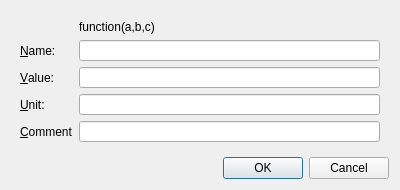
<?xml version="1.0" encoding="UTF-8"?>
<ui version="4.0">
 <class>VarFuncDefDialogClass</class>
 <widget class="QDialog" name="VarFuncDefDialogClass">
  <property name="geometry">
   <rect>
    <x>0</x>
    <y>0</y>
    <width>400</width>
    <height>190</height>
   </rect>
  </property>
  <property name="minimumSize">
   <size>
    <width>400</width>
    <height>190</height>
   </size>
  </property>
  <property name="maximumSize">
   <size>
    <width>400</width>
    <height>190</height>
   </size>
  </property>
  <property name="windowTitle">
   <string>FalconCalc - Define Variables or Functions</string>
  </property>
  <property name="windowIcon">
   <iconset resource="FalconCalcQt.qrc">
    <normaloff>:/FalconCalcQt/Resources/calculator.ico</normaloff>:/FalconCalcQt/Resources/calculator.ico</iconset>
  </property>
  <layout class="QVBoxLayout" name="verticalLayout">
   <item>
    <widget class="QWidget" name="widget" native="true">
     <layout class="QFormLayout" name="formLayout">
      <item row="1" column="0">
       <widget class="QLabel" name="lblName">
        <property name="text">
         <string>&amp;Name:</string>
        </property>
        <property name="buddy">
         <cstring>edtName</cstring>
        </property>
       </widget>
      </item>
      <item row="1" column="1">
       <widget class="QLineEdit" name="edtName"/>
      </item>
      <item row="2" column="0">
       <widget class="QLabel" name="lblValue">
        <property name="text">
         <string>&amp;Value:</string>
        </property>
        <property name="buddy">
         <cstring>edtValue</cstring>
        </property>
       </widget>
      </item>
      <item row="2" column="1">
       <widget class="QLineEdit" name="edtValue"/>
      </item>
      <item row="3" column="0">
       <widget class="QLabel" name="lblUnit">
        <property name="text">
         <string>&amp;Unit:</string>
        </property>
        <property name="buddy">
         <cstring>edtUnit</cstring>
        </property>
       </widget>
      </item>
      <item row="3" column="1">
       <widget class="QLineEdit" name="edtUnit"/>
      </item>
      <item row="4" column="0">
       <widget class="QLabel" name="lblComment">
        <property name="text">
         <string>&amp;Comment</string>
        </property>
        <property name="buddy">
         <cstring>edtComment</cstring>
        </property>
       </widget>
      </item>
      <item row="4" column="1">
       <widget class="QLineEdit" name="edtComment"/>
      </item>
      <item row="0" column="1">
       <widget class="QLabel" name="lblFDefinition">
        <property name="text">
         <string>function(a,b,c)</string>
        </property>
       </widget>
      </item>
     </layout>
    </widget>
   </item>
   <item>
    <widget class="QDialogButtonBox" name="buttonBox">
     <property name="orientation">
      <enum>Qt::Horizontal</enum>
     </property>
     <property name="standardButtons">
      <set>QDialogButtonBox::Cancel|QDialogButtonBox::Ok</set>
     </property>
    </widget>
   </item>
  </layout>
 </widget>
 <resources>
  <include location="FalconCalcQt.qrc"/>
 </resources>
 <connections>
  <connection>
   <sender>buttonBox</sender>
   <signal>accepted()</signal>
   <receiver>VarFuncDefDialogClass</receiver>
   <slot>accept()</slot>
   <hints>
    <hint type="sourcelabel">
     <x>248</x>
     <y>254</y>
    </hint>
    <hint type="destinationlabel">
     <x>157</x>
     <y>274</y>
    </hint>
   </hints>
  </connection>
  <connection>
   <sender>buttonBox</sender>
   <signal>rejected()</signal>
   <receiver>VarFuncDefDialogClass</receiver>
   <slot>reject()</slot>
   <hints>
    <hint type="sourcelabel">
     <x>316</x>
     <y>260</y>
    </hint>
    <hint type="destinationlabel">
     <x>286</x>
     <y>274</y>
    </hint>
   </hints>
  </connection>
 </connections>
</ui>
